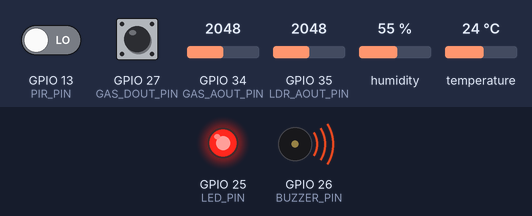
The sketch below on a simulated ESP32. Shown: output pins drawn as LEDs (lit = HIGH), buzzer (waves = sounding, pin HIGH). Inputs (shaded band) come from the test bench; at power-on: GPIO 34 (GAS_AOUT_PIN) = 2048, GPIO 13 (PIR_PIN) LOW, GPIO 27 (GAS_DOUT_PIN) HIGH, GPIO 35 (LDR_AOUT_PIN) = 2048, humidity 55 %, temperature 24 °C. WiFi joins after 1.5 s; servers stay silent unless stated; random numbers use the default seed unless the sketch sets one; no MQTT or app messages arrive unless stated; what the sketch prints to the serial monitor is not drawn.

Above: at 36.4 s.
36.5 s: GPIO 34 (GAS_AOUT_PIN) set to 444
43.4 s: GPIO 34 (GAS_AOUT_PIN) set to 383
At 46.2 s:
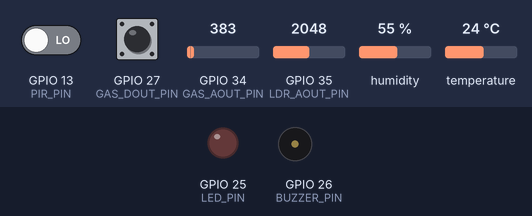
Timing chart, 0 to 47.7 s (numbered marks = the images above; inputs shaded):
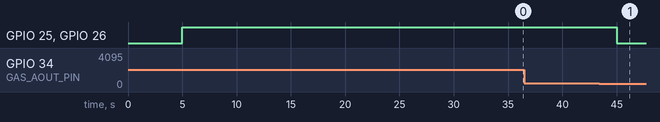

Measured:
- the behaviour switches between 410 and 409 on GPIO 34 (GAS_AOUT_PIN) (found by bisection; images 0 and 1)
- after the input at 36.5 s, every drawn part: stays the same
- after the input at 43.4 s, GPIO 25 (LED_PIN), GPIO 26 (BUZZER_PIN): HIGH → LOW after 1.6 s

The sketch:

sketch.ino
```cpp
/*
 * IoT Monitoring Platform - ESP32 + DHT22 + PIR + MQ2 + LDR + MQTT
 * ------------------------------------------------------------------
 * Reads temperature/humidity (DHT22), motion (PIR), gas concentration
 * (MQ2) and ambient light (LDR) every 5 seconds and publishes the
 * combined reading as a JSON payload to a public MQTT broker
 * (broker.hivemq.com) on topic "iot/sensors". A local LED + buzzer
 * give immediate visual/audible feedback when a threshold is crossed.
 *
 * Board: ESP32 DevKit V1
 * Sensors:
 *   - DHT22            data  -> GPIO 4
 *   - PIR motion       OUT   -> GPIO 13
 *   - MQ2 gas sensor   AOUT  -> GPIO 34, DOUT -> GPIO 27
 *   - Photoresistor    AO    -> GPIO 35
 * Actuators:
 *   - Alert LED               -> GPIO 25 (through a 220 ohm resistor)
 *   - Alert buzzer            -> GPIO 26
 */

#include <WiFi.h>
#include <PubSubClient.h>
#include <DHT.h>
#include <ArduinoJson.h>

// ---- Sensor configuration ----
#define DHTPIN 4
#define DHTTYPE DHT22
#define PIR_PIN 13
#define GAS_AOUT_PIN 34
#define GAS_DOUT_PIN 27
#define LDR_AOUT_PIN 35

// ---- Actuator configuration ----
#define LED_PIN 25
#define BUZZER_PIN 26

// ---- Local alert thresholds (mirrors the consumer's anomaly detector) ----
const float TEMPERATURE_THRESHOLD = 35.0;
const float HUMIDITY_THRESHOLD = 80.0;
const float GAS_PPM_THRESHOLD = 1000.0;

// ---- ESP32 ADC / LDR conversion constants ----
const float ADC_MAX = 4095.0;
const float ADC_VREF = 3.3;
const float LDR_GAMMA = 0.7;
const float LDR_RL10 = 50.0;

// ---- WiFi configuration (Wokwi virtual network) ----
const char* WIFI_SSID = "Wokwi-GUEST";
const char* WIFI_PASSWORD = "";

// ---- MQTT configuration ----
const char* MQTT_BROKER = "broker.hivemq.com";
const int   MQTT_PORT = 1883;
const char* MQTT_TOPIC = "iot/sensors";
const char* DEVICE_ID = "esp32-01";

// ---- Publish interval ----
const unsigned long PUBLISH_INTERVAL_MS = 5000;

DHT dht(DHTPIN, DHTTYPE);
WiFiClient espClient;
PubSubClient mqttClient(espClient);

unsigned long lastPublish = 0;

void connectWiFi() {
  Serial.print("Connecting to WiFi");
  WiFi.begin(WIFI_SSID, WIFI_PASSWORD);
  while (WiFi.status() != WL_CONNECTED) {
    delay(500);
    Serial.print(".");
  }
  Serial.println();
  Serial.print("WiFi connected, IP: ");
  Serial.println(WiFi.localIP());
}

void connectMQTT() {
  while (!mqttClient.connected()) {
    Serial.print("Connecting to MQTT broker...");
    String clientId = String(DEVICE_ID) + "-" + String(random(0xffff), HEX);
    if (mqttClient.connect(clientId.c_str())) {
      Serial.println("connected");
    } else {
      Serial.print("failed, rc=");
      Serial.print(mqttClient.state());
      Serial.println(" retrying in 2s");
      delay(2000);
    }
  }
}

// Converts the LDR analog reading into an approximate illuminance (lux).
float readLux() {
  int raw = analogRead(LDR_AOUT_PIN);
  float voltage = raw / ADC_MAX * ADC_VREF;
  float resistance = 2000 * voltage / (1 - voltage / ADC_VREF);
  float lux = pow(LDR_RL10 * 1e3 * pow(10, LDR_GAMMA) / resistance, 1 / LDR_GAMMA);
  return isfinite(lux) ? lux : 0.0;
}

// Converts the MQ2 analog reading into an approximate gas concentration (ppm).
float readGasPpm() {
  int raw = analogRead(GAS_AOUT_PIN);
  return (raw / ADC_MAX) * 10000.0;
}

void setup() {
  Serial.begin(115200);
  dht.begin();
  pinMode(PIR_PIN, INPUT);
  pinMode(GAS_DOUT_PIN, INPUT);
  pinMode(LED_PIN, OUTPUT);
  pinMode(BUZZER_PIN, OUTPUT);
  connectWiFi();
  mqttClient.setServer(MQTT_BROKER, MQTT_PORT);
}

void loop() {
  if (WiFi.status() != WL_CONNECTED) {
    connectWiFi();
  }
  if (!mqttClient.connected()) {
    connectMQTT();
  }
  mqttClient.loop();

  unsigned long now = millis();
  if (now - lastPublish >= PUBLISH_INTERVAL_MS) {
    lastPublish = now;

    float temperature = dht.readTemperature();
    float humidity = dht.readHumidity();

    // DHT22 returns NaN on read failure; skip this cycle if invalid
    if (isnan(temperature) || isnan(humidity)) {
      Serial.println("Failed to read from DHT22 sensor!");
      return;
    }

    bool motion = digitalRead(PIR_PIN) == HIGH;
    float lux = readLux();
    float gasPpm = readGasPpm();
    // MQ2 digital output goes LOW when the gas concentration crosses its threshold.
    bool gasAlert = digitalRead(GAS_DOUT_PIN) == LOW;

    bool alert = temperature > TEMPERATURE_THRESHOLD
              || humidity > HUMIDITY_THRESHOLD
              || gasPpm > GAS_PPM_THRESHOLD
              || gasAlert;
    digitalWrite(LED_PIN, alert ? HIGH : LOW);
    digitalWrite(BUZZER_PIN, alert ? HIGH : LOW);

    StaticJsonDocument<300> doc;
    doc["device"] = DEVICE_ID;
    doc["temperature"] = round(temperature * 10) / 10.0;
    doc["humidity"] = round(humidity * 10) / 10.0;
    doc["motion"] = motion;
    doc["light_lux"] = round(lux * 10) / 10.0;
    doc["gas_ppm"] = round(gasPpm * 10) / 10.0;
    doc["gas_alert"] = gasAlert;

    char payload[300];
    serializeJson(doc, payload);

    Serial.print("Publishing: ");
    Serial.println(payload);

    mqttClient.publish(MQTT_TOPIC, payload);
  }
}
```
